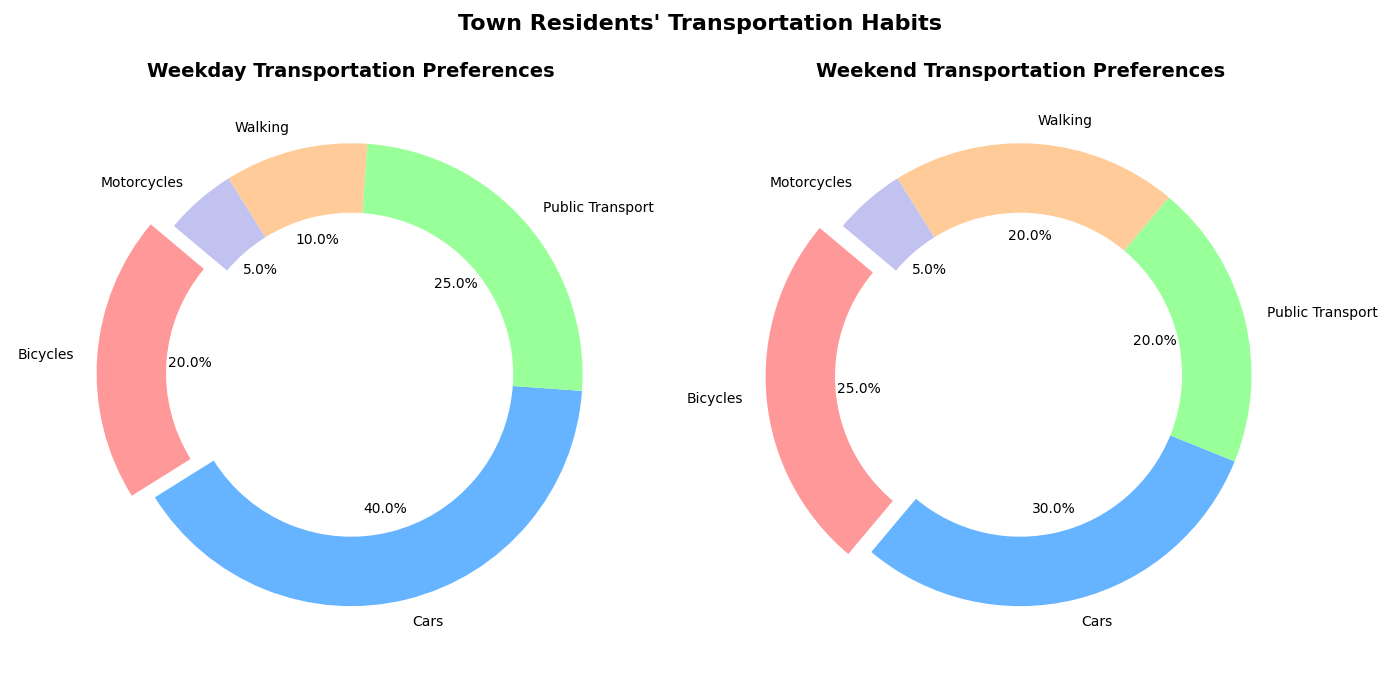

Generate this figure with Python:
import matplotlib.pyplot as plt

modes_of_transport = ['Bicycles', 'Cars', 'Public Transport', 'Walking', 'Motorcycles']
weekday_usage = [20, 40, 25, 10, 5]
weekend_usage = [25, 30, 20, 20, 5]

colors = ['#ff9999', '#66b3ff', '#99ff99', '#ffcc99', '#c2c2f0']
explode = (0.1, 0, 0, 0, 0)

fig, (ax1, ax2) = plt.subplots(1, 2, figsize=(14, 7))

# Plot the weekday donut chart
ax1.pie(
    weekday_usage,
    labels=modes_of_transport,
    autopct='%1.1f%%',
    startangle=140,
    colors=colors,
    explode=explode,
    wedgeprops=dict(width=0.3)
)

ax1.set_title("Weekday Transportation Preferences", fontsize=14, fontweight='bold')

# Plot the weekend donut chart
ax2.pie(
    weekend_usage,
    labels=modes_of_transport,
    autopct='%1.1f%%',
    startangle=140,
    colors=colors,
    explode=explode,
    wedgeprops=dict(width=0.3)
)

ax2.set_title("Weekend Transportation Preferences", fontsize=14, fontweight='bold')

fig.suptitle("Town Residents' Transportation Habits", fontsize=16, fontweight='bold')

plt.tight_layout(rect=[0, 0.03, 1, 0.95])

plt.show()
